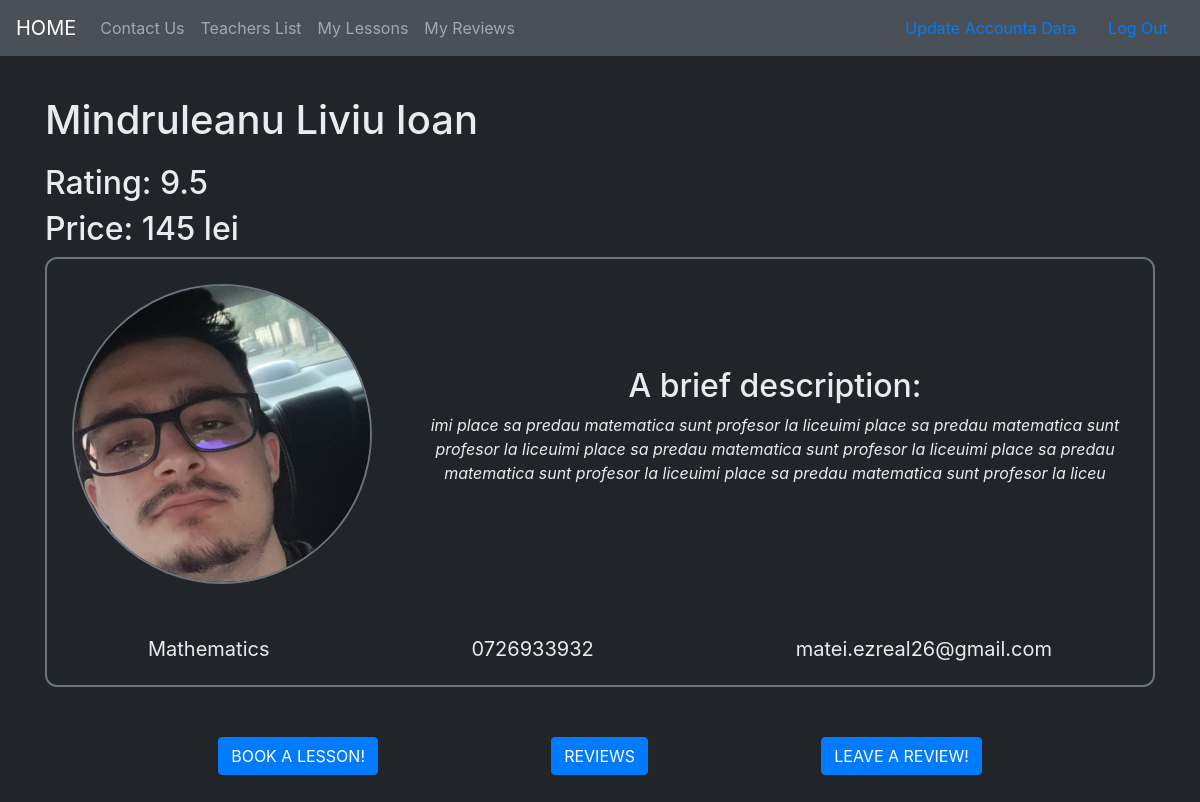
Page /profiles/mateiteacher/ (signed in) on the committed database.
### profiles/models.py (models this page shows, shortened)
class Profile(models.Model):
    teacher = models.OneToOneField(Teacher, on_delete=models.CASCADE)
    avatar = models.ImageField(default='profile_images/default.jpg', upload_to='profile_images')
    description = models.TextField(default="Not yet edited description")
    slug = models.SlugField(allow_unicode=True,unique=True, null=True, blank=True)

### accounts/models.py (models this page shows, shortened)
class Teacher(models.Model):
    user = models.OneToOneField(User, on_delete=models.CASCADE, primary_key=True)
    subject = models.ForeignKey(Subject, on_delete=models.SET_NULL, null=True)
    price = models.IntegerField(default=100)
    def get_teacher_rating(self):
        x = 0
        i = 0
        reviews = self.review_set.all()
        if len(reviews) != 0:
            for review in reviews:
                x += review.rating
                i += 1
            return round(x/i,2)
        else:
            return 0

class User(AbstractUser):
    phone_number = models.CharField(max_length=10,blank=False, validators=[phone_number_validator], unique=True)
    email = models.EmailField(unique=True)
    is_student = models.BooleanField(default=False)
    is_teacher = models.BooleanField(default=False)

class Subject(models.Model):
    name = models.CharField(max_length=264)
    def __str__(self):
        return self.name

### reviews/models.py (models this page shows, shortened)
class Review(models.Model):
    user = models.ForeignKey(User, on_delete=models.CASCADE)
    teacher = models.ForeignKey(Teacher, on_delete=models.CASCADE, null=True)
    sent_date = models.DateField(auto_now_add=True)
    description = models.TextField()
    rating = models.PositiveIntegerField(validators = [rating_validator])
    class Meta:
        ordering = ["-sent_date"]
        unique_together = ['user', 'teacher']

### profiles/views.py (the view)
# urls.py: path('<slug:slug>/', views.ProfileDetail.as_view(), name='profile_detail'),
@method_decorator([login_required], name='dispatch')
class ProfileDetail(LoginRequiredMixin, generic.DetailView):
    model = Profile
    template_name = 'profiles/profile_detail.html'

### profiles/templates/profiles/profile_detail.html (shortened to what this page needs)
{% extends "base.html" %}
{% load static %}
{% load bootstrap_icons %}
{% block extra_css %}
    {% load static %}
    <link rel="stylesheet" type="text/css" href="{% static 'invicta/css/teacher_profile.css' %}" >
{% endblock %}
{% block content %}
    <h1>{{profile.teacher.user.first_name}} {{profile.teacher.user.last_name}}</h1>
    <h2>Rating: {{profile.teacher.get_teacher_rating}}
    </h2>
    <h2>Price: {{profile.teacher.price}} lei
    </h2>
    <div class="teacher-big-wrapper">
        <div class="teacher-card">
            <div class="teacher-photo-wrapper">
                <img src=" {{ profile.avatar.url }}" class="teacher-photo">
            </div>
            <div class="teacher-info-wrapper">
                <h2>A brief description:</h2>
                <p>{{profile.description}}</p>
            </div>
        </div>
        <div class="teacher-additional-info">
            <div class="teacher-subject">
                {% if profile.teacher.subject.name == "Mathematics" %}
                    <p>
                        {{profile.teacher.subject}}
                    </p>
                {% elif profile.teacher.subject.name == "English" or profile.teacher.subject.name == "Romanian" %}
                    {% bs_icon 'book' size='20px' %}
                    <p>
                        {{profile.teacher.subject}}
                    </p>
                {% else %}
                    {% bs_icon 'award' size='20px' %}
                    <p>
                        {{profile.teacher.subject}}
                    </p>
                {% endif %}
            </div>
            <div class="teacher-phone">
                <p>
                    {{profile.teacher.user.phone_number}}
                </p>
            </div>
            <div class="teacher-email">
                <p>
                    {{profile.teacher.user.email}}
                </p>
            </div>
        </div>
    </div>
    <div class="teacher-button-wrapper">
        {% if user.is_student %}
            <a class="btn btn-primary" href="{% url 'lessons:create_lesson' pk=profile.teacher.pk %}">BOOK A LESSON!</a>
            <a class="btn btn-primary" href="{% url 'reviews:teacher_reviews' pk=profile.teacher.pk %}">REVIEWS</a>
        {% endif %}
        {% if user.is_student %}
            <a class="btn btn-primary" href="{% url 'reviews:create_review' pk=profile.teacher.pk %}">LEAVE A REVIEW!</a>
        {% endif %}
    </div>
{% endblock content %}

### static/invicta/css/master.css (style rules this page uses)
body { background-color: #212529; color: #E9ECEF; }

### static/invicta/css/teacher_profile.css (style rules this page uses)
.teacher-card { display: flex; flex-direction: row; justify-content: space-evenly; align-items: center; padding: 25px; }
.teacher-big-wrapper { display: flex; flex-direction: column; border: 2px solid #6C757D; border-radius: 12px; }
.teacher-photo-wrapper { flex-grow: 4; display: flex; flex-direction: column; justify-content: center; align-items: center; }
.teacher-subject, .teacher-phone, .teacher-email { display: flex; flex-direction: column; justify-content: center; align-items:center; margin: 5px; font-size: 20px; }
.teacher-additional-info { margin-top: 20px; display: flex; flex-direction: row; justify-content: space-around; align-items:center; }
.teacher-photo { width: 300px; height: 300px; border-radius: 50%; border: 2px solid #6C757D; margin-right: 50px; }
.teacher-info-wrapper { flex-grow: 1; display: flex; flex-direction: column; justify-content: center; align-items: center; text-align: center; }
.teacher-info-wrapper>p { font-style: italic; }
.teacher-button-wrapper { display: flex; justify-content: space-evenly; align-items: center; margin-top: 50px; margin-bottom: 50px; }
h1 { margin-top: 1em; margin-bottom: 0.5em; }

### rows in the picture
Profile: teacher.user.first_name "Mindruleanu", teacher.user.last_name "Liviu Ioan", teacher.get_teacher_rating "9.5", teacher.price "145", avatar (picture), description "imi place sa predau matematica sunt profesor la liceuimi place sa predau matematica sunt profesor la liceuimi place sa predau matematica sunt profesor la liceuimi place sa predau matematica sunt profesor la liceuimi place sa predau matematica sunt profesor la liceu", teacher.subject "Mathematics", teacher.user.phone_number "0726933932", teacher.user.email "matei.ezreal26@gmail.com"
